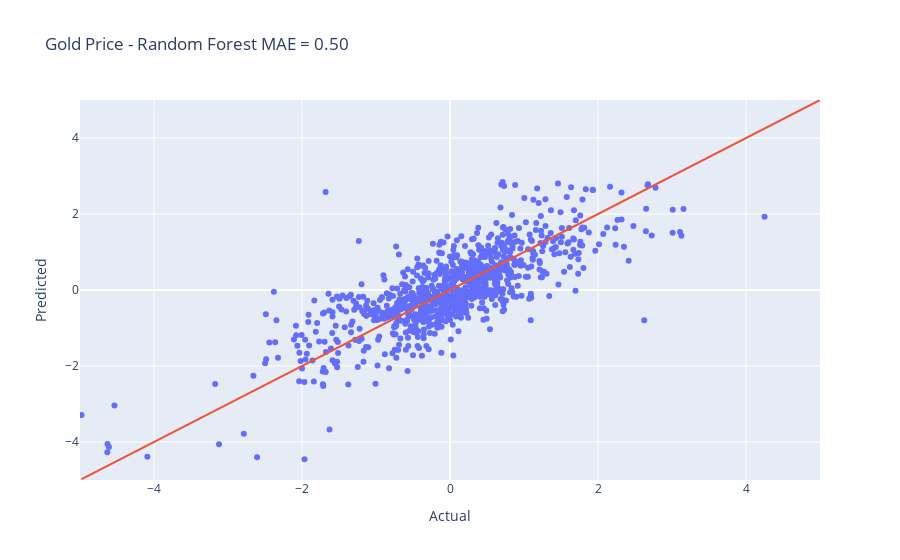

Source (notebook cell):
### Code cell
# Actual vs Predicted plot
fig = go.Figure()
fig.add_trace(go.Scatter(x=predict_df['Actual'], y=predict_df['Random Forest'], mode='markers', name='Model pre'))
# line of "perfect" fit to visualise error
fig.add_trace(go.Scatter(x=predict_df['Actual'], y=1*predict_df['Actual'], mode='lines'))

fig.update_layout(xaxis_title='Actual', yaxis_title='Predicted',
                  title=f'Gold Price - Random Forest MAE = {lin_mae:.2f}',
                  xaxis_range=[-5,5], yaxis_range=[-5,5], showlegend=False)
fig.show()

### Figure 1 — Plotly figure (JSON) as saved in the notebook; plotly's stock layout.template omitted (floating-point values rounded to 4 significant figures; data arrays with more than 128 entries replaced by an {"elided": "..."} marker saying what was removed)
{"data": [{"mode": "markers", "name": "Model pre", "type": "scatter", "x": {"elided": "973 float values"}, "y": {"elided": "973 float values"}}, {"mode": "lines", "type": "scatter", "x": {"elided": "973 float values"}, "y": {"elided": "973 float values"}}], "layout": {"showlegend": false, "title": {"text": "Gold Price - Random Forest MAE = 0.50"}, "xaxis": {"range": [-5, 5], "title": {"text": "Actual"}}, "yaxis": {"range": [-5, 5], "title": {"text": "Predicted"}}}}
